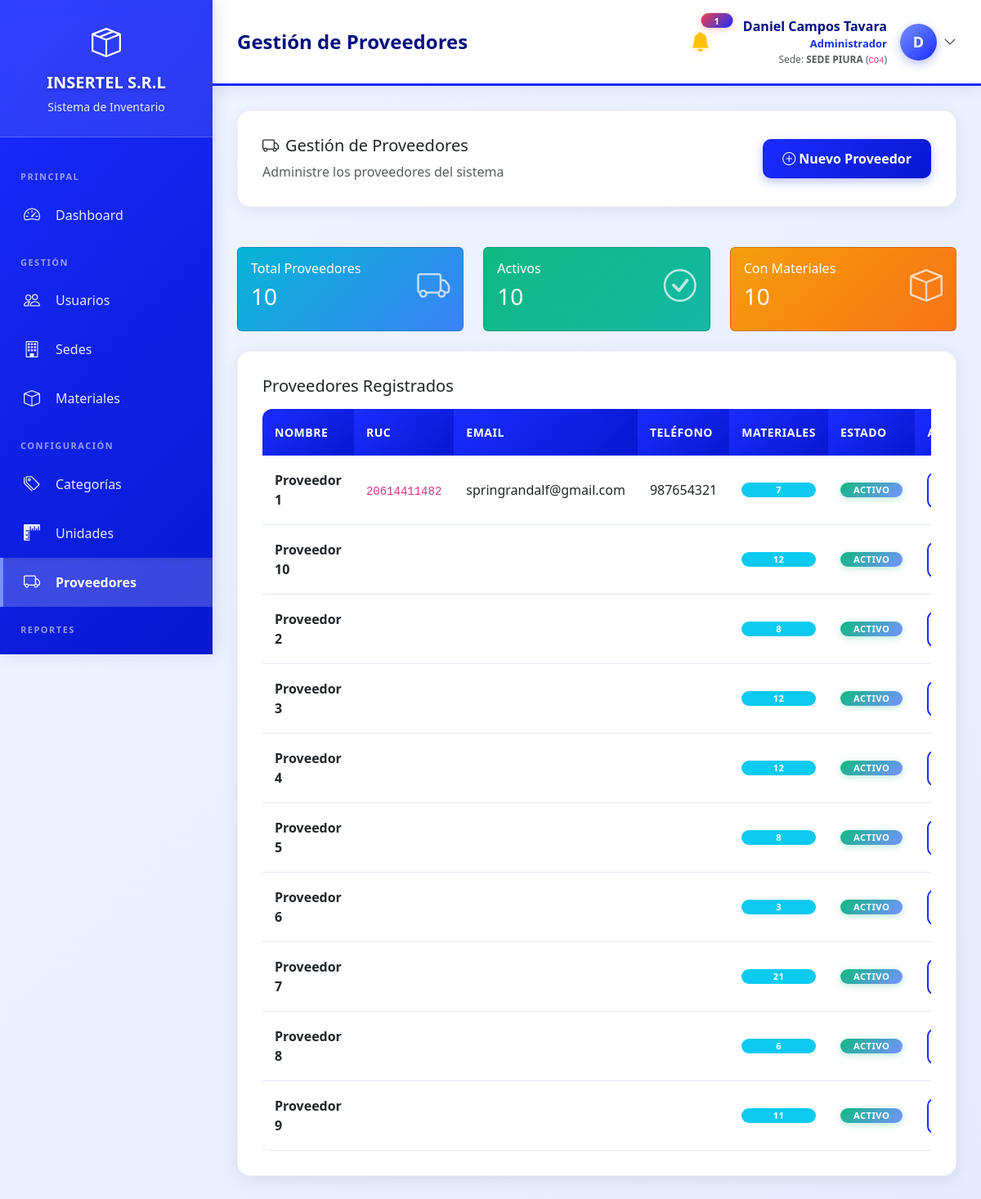
Screenshot of /views/admin/proveedores.php (signed in) with the database file from the repository.
### tables this page shows
CREATE TABLE `configuracion_sistema` (
  `id` int(11) NOT NULL,
  `clave` varchar(100) NOT NULL,
  `valor` text DEFAULT NULL,
  `descripcion` varchar(255) DEFAULT NULL,
  `tipo` enum('texto','numero','boolean','json') DEFAULT 'texto',
  `categoria` varchar(50) DEFAULT 'general',
  `updated_at` timestamp NOT NULL DEFAULT current_timestamp() ON UPDATE current_timestamp()
);

CREATE TABLE `proveedores` (
  `id` int(11) NOT NULL,
  `nombre` varchar(150) NOT NULL,
  `ruc` varchar(20) DEFAULT NULL,
  `direccion` varchar(255) DEFAULT NULL,
  `telefono` varchar(20) DEFAULT NULL,
  `email` varchar(100) DEFAULT NULL,
  `contacto` varchar(100) DEFAULT NULL,
  `estado` enum('activo','inactivo') DEFAULT 'activo',
  `created_at` timestamp NOT NULL DEFAULT current_timestamp()
);

### config/functions.php (called while the page is built, shortened)
<?php
function obtenerNombreEmpresa()
{
    static $nombre_empresa = null;
    if ($nombre_empresa === null) {
        try {
            $database = new Database();
            $db = $database->getConnection();
            $stmt = $db->prepare("SELECT valor FROM configuracion_sistema WHERE clave = 'empresa_nombre' LIMIT 1");
            $stmt->execute();
            $result = $stmt->fetch(PDO::FETCH_ASSOC);
            $nombre_empresa = $result['valor'] ?? 'INSERTEL S.R.L.';
        } catch (Exception $e) {
            $nombre_empresa = 'INSERTEL S.R.L.';
        }
    }
    return $nombre_empresa;
}
function tieneRol($rol_id)
{
    return isset($_SESSION['rol_id']) && (int)$_SESSION['rol_id'] === (int)$rol_id;
}
function obtenerSedeActual()
{
    return $_SESSION['sede_id'] ?? null;
}

### views/admin/proveedores.php (the view, shortened to what this page needs)
<?php
require_once '../../config/functions.php';
$database = new Database();
$db = $database->getConnection();
$registros_por_pagina = 20;
$pagina_actual = isset($_GET['pagina']) ? (int)$_GET['pagina'] : 1;
$offset = ($pagina_actual - 1) * $registros_por_pagina;
$sede_id = obtenerSedeActual();
$query_total = "SELECT COUNT(DISTINCT p.id) as total
                FROM proveedores p
                INNER JOIN materiales m ON p.id = m.proveedor_id
                WHERE m.sede_id = :sede_id";
$stmt_total = $db->prepare($query_total);
$stmt_total->bindParam(':sede_id', $sede_id);
$stmt_total->execute();
$result_total = $stmt_total->fetch(PDO::FETCH_ASSOC);
$total_proveedores = $result_total['total'];
$query = "SELECT p.*, COUNT(m.id) as total_materiales
          FROM proveedores p
          INNER JOIN materiales m ON p.id = m.proveedor_id
          WHERE m.sede_id = :sede_id
          GROUP BY p.id
          ORDER BY p.nombre
          LIMIT :offset, :limit";
$stmt = $db->prepare($query);
$stmt->bindParam(':sede_id', $sede_id);
$stmt->bindParam(':offset', $offset, PDO::PARAM_INT);
$stmt->bindParam(':limit', $registros_por_pagina, PDO::PARAM_INT);
$stmt->execute();
$proveedores = $stmt->fetchAll(PDO::FETCH_ASSOC);
$page_title = "Gestión de Proveedores";
include '../layouts/header.php';
?>
<div class="row mb-4">
    <div class="col-12">
        <div class="content-card">
            <div class="d-flex justify-content-between align-items-center">
                <div>
                    <h5><i class="bi bi-truck me-2"></i>Gestión de Proveedores</h5>
                    <p class="text-muted mb-0">Administre los proveedores del sistema</p>
                </div>
                <button type="button" class="btn btn-primary" data-bs-toggle="modal" data-bs-target="#modalNuevaProveedor">
                    <i class="bi bi-plus-circle me-1"></i>Nuevo Proveedor
                </button>
            </div>
        </div>
    </div>
</div>
<div class="row mb-4">
    <div class="col-md-4">
        <div class="card bg-gradient-info text-white">
            <div class="card-body">
                <div class="d-flex justify-content-between">
                    <div>
                        <h6 class="card-title">Total Proveedores</h6>
                        <h3><?php echo $total_proveedores; ?></h3>
                    </div>
                    <i class="bi bi-truck" style="font-size: 2.5rem; opacity: 0.7;"></i>
                </div>
            </div>
        </div>
    </div>
    <div class="col-md-4">
        <div class="card bg-gradient-success text-white">
            <div class="card-body">
                <div class="d-flex justify-content-between">
                    <div>
                        <h6 class="card-title">Activos</h6>
                        <h3><?php echo count(array_filter($proveedores, function ($p) {
                                return ($p['estado'] ?? 'activo') === 'activo';
                            })); ?></h3>
                    </div>
                    <i class="bi bi-check-circle" style="font-size: 2.5rem; opacity: 0.7;"></i>
                </div>
            </div>
        </div>
    </div>
    <div class="col-md-4">
        <div class="card bg-gradient-warning text-white">
            <div class="card-body">
                <div class="d-flex justify-content-between">
                    <div>
                        <h6 class="card-title">Con Materiales</h6>
                        <h3><?php echo count(array_filter($proveedores, function ($p) {
                                return $p['total_materiales'] > 0;
                            })); ?></h3>
                    </div>
                    <i class="bi bi-box" style="font-size: 2.5rem; opacity: 0.7;"></i>
                </div>
            </div>
        </div>
    </div>
</div>
<div class="row">
    <div class="col-12">
        <div class="content-card">
            <h5 class="mb-3">Proveedores Registrados</h5>
            <div class="table-responsive">
                <table class="table table-hover">
                    <thead>
                        <tr>
                            <th>Nombre</th>
                            <th>RUC</th>
                            <th>Email</th>
                            <th>Teléfono</th>
                            <th>Materiales</th>
                            <th>Estado</th>
                            <th>Acciones</th>
                        </tr>
                    </thead>
                    <tbody>
                        <?php if (empty($proveedores)): ?>
                            <tr>
                                <td colspan="7" class="text-center text-muted py-4">No hay proveedores registrados</td>
                            </tr>
                        <?php else: ?>
                            <?php foreach ($proveedores as $proveedor): ?>
                                <tr>
                                    <td><strong><?php echo $proveedor['nombre']; ?></strong></td>
                                    <td><code><?php echo $proveedor['ruc']; ?></code></td>
                                    <td><?php echo $proveedor['email'] ?? '-'; ?></td>
                                    <td><?php echo $proveedor['telefono'] ?? '-'; ?></td>
                                    <td>
                                        <span class="badge bg-info"><?php echo $proveedor['total_materiales']; ?></span>
                                    </td>
                                    <td>
                                        <?php
                                        $estado = $proveedor['estado'] ?? 'activo';
                                        $badge_class = $estado === 'activo' ? 'bg-success' : 'bg-danger';
                                        ?>
                                        <span class="badge <?php echo $badge_class; ?>">
                                            <?php echo ucfirst($estado); ?>
                                        </span>
                                    </td>
                                    <td>
                                        <button type="button" class="btn btn-sm btn-outline-primary"
                                            data-bs-toggle="modal" data-bs-target="#modalEditarProveedor"
                                            onclick="cargarProveedor(<?php echo htmlspecialchars(json_encode($proveedor)); ?>)">
                                        </button>
                                    </td>
                                </tr>
                            <?php endforeach; ?>
                        <?php endif; ?>
                    </tbody>
                </table>
            </div>
        </div>
    </div>
</div>
<?php include '../layouts/footer.php'; ?>

### views/layouts/header.php (shortened to what this page needs)
<?php
$nombre_empresa = obtenerNombreEmpresa();
?>
<!DOCTYPE html>
<html lang="es">
<head>
    <link href="https://cdn.jsdelivr.net/npm/bootstrap@5.3.0/dist/css/bootstrap.min.css" rel="stylesheet">
    <link rel="stylesheet" href="https://cdn.jsdelivr.net/npm/bootstrap-icons@1.11.0/font/bootstrap-icons.css">
</head>
<body>
    <div class="sidebar">
        <div class="sidebar-header">
            <i class="bi bi-box-seam" style="font-size: 36px;"></i>
            <h4><?php echo $nombre_empresa; ?></h4>
            <small>Sistema de Inventario</small>
        </div>
        <div class="sidebar-menu">
            <?php
            if (tieneRol(ROL_SUPERADMIN)) {
                include 'menu_superadmin.php';
            } elseif (tieneRol(ROL_ADMINISTRADOR)) {
                include 'menu_admin.php';
            } elseif (tieneRol(ROL_JEFE_ALMACEN)) {
                include 'menu_jefe.php';
            } elseif (tieneRol(ROL_ASISTENTE_ALMACEN)) {
                include 'menu_asistente.php';
            } elseif (tieneRol(ROL_TECNICO)) {
                include 'menu_tecnico.php';
            }
            ?>
        </div>
    </div>
    <div class="main-content">
        <div class="topbar">
            <h5><?php echo $page_title ?? 'Dashboard'; ?></h5>
            <div class="user-info">
                <?php include __DIR__ . '/../../components/alertas_stock.php'; ?>
                <div class="dropdown">
                    <div class="d-flex align-items-center cursor-pointer" data-bs-toggle="dropdown" aria-expanded="false">
                        <div class="user-details me-3">
                            <div class="user-name"><?php echo $_SESSION['nombre_completo']; ?></div>
                            <div class="user-role"><?php echo $_SESSION['rol_nombre']; ?></div>
                            <?php if (!tieneRol(ROL_SUPERADMIN) && isset($_SESSION['sede_nombre'])): ?>
                                <div class="text-muted" style="font-size: 12px;">
                                    Sede: <strong><?php echo $_SESSION['sede_nombre']; ?></strong>
                                    <?php if (!empty($_SESSION['sede_codigo'])): ?>
                                        (<code><?php echo $_SESSION['sede_codigo']; ?></code>)
                                    <?php endif; ?>
                                </div>
                            <?php endif; ?>
                        </div>
                        <div class="user-avatar">
                            <?php echo strtoupper(substr($_SESSION['nombre_completo'], 0, 1)); ?>
                        </div>
                        <i class="bi bi-chevron-down ms-2"></i>
                    </div>
                </div>
            </div>
        </div>
        <div class="content-area">

### views/layouts/header.php (style rules this page uses)
:root { --koamaru-50: #f1f5ff; --koamaru-100: #e5ebff; --koamaru-200: #cfddff; --koamaru-300: #a8bcff; --koamaru-400: #7791ff; --koamaru-500: #415cff; --koamaru-600: #1a2cff; --koamaru-700: #091df8; --koamaru-800: #0718d0; --koamaru-900: #0816aa; --koamaru-950: #01107e; --color-primary: var(--koamaru-600); --color-primary-light: var(--koamaru-400); --color-primary-dark: var(--koamaru-800); --color-secondary: var(--koamaru-300); --color-success: #10b981; --color-warning: #f59e0b; --color-danger: #ef4444; --color-info: var(--koamaru-500); --color-dark: var(--koamaru-950); --color-light: var(--koamaru-50); --color-purple: var(--koamaru-700); --color-accent: var(--koamaru-400); --color-muted: var(--koamaru-200); --sidebar-width: 260px; --gradient-primary: linear-gradient(135deg, var(--koamaru-600) 0%, var(--koamaru-800) 100%); --gradient-secondary: linear-gradient(135deg, var(--koamaru-300) 0%, var(--koamaru-500) 100%); --gradient-success: linear-gradient(135deg, #10b981 0%, var(--koamaru-400) 100%); --gradient-warning: linear-gradient(135deg, #f59e0b 0%, var(--koamaru-400) 100%); --gradient-danger: linear-gradient(135deg, #ef4444 0%, var(--koamaru-600) 100%); --gradient-accent: linear-gradient(135deg, var(--koamaru-400) 0%, var(--koamaru-600) 100%); --gradient-light: linear-gradient(135deg, var(--koamaru-50) 0%, var(--koamaru-100) 100%); }
* { margin: 0; padding: 0; box-sizing: border-box; }
body { font-family: 'Segoe UI', Tahoma, Geneva, Verdana, sans-serif; background: var(--gradient-light); min-height: 100vh; }
.sidebar { position: fixed; top: 0; left: 0; height: 100vh; width: var(--sidebar-width); background: var(--gradient-primary); color: white; overflow-y: auto; overflow-x: hidden; transition: all 0.3s; z-index: 1000; box-shadow: 4px 0 20px rgba(0, 0, 0, 0.1); scrollbar-width: thin; scrollbar-color: rgba(255, 255, 255, 0.3) transparent; scroll-behavior: smooth; }
.sidebar-header { padding: 25px 20px; text-align: center; border-bottom: 1px solid rgba(255, 255, 255, 0.2); background: rgba(255, 255, 255, 0.1); backdrop-filter: blur(10px); }
.sidebar-header h4 { font-size: 20px; font-weight: 700; margin: 10px 0 5px 0; text-shadow: 0 2px 4px rgba(0, 0, 0, 0.3); }
.sidebar-header small { opacity: 0.9; font-weight: 500; }
.sidebar-menu { padding: 20px 0; }
.main-content { margin-left: var(--sidebar-width); min-height: 100vh; }
.topbar { background: white; padding: 20px 30px; box-shadow: 0 4px 20px rgba(0, 0, 0, 0.08); display: flex; justify-content: space-between; align-items: center; border-bottom: 3px solid var(--color-primary); }
.topbar h5 { margin: 0; color: var(--color-dark); font-weight: 700; font-size: 24px; }
.user-info { display: flex; align-items: center; gap: 15px; }
.user-avatar { width: 45px; height: 45px; border-radius: 50%; background: var(--gradient-accent); color: white; display: flex; align-items: center; justify-content: center; font-weight: 700; font-size: 18px; box-shadow: 0 4px 12px rgba(26, 44, 255, 0.3); }
.user-details { text-align: right; }
.user-name { font-weight: 700; color: var(--color-dark); font-size: 16px; }
.user-role { font-size: 13px; color: var(--color-primary); font-weight: 600; }
.content-area { padding: 30px; }
.content-card { background: white; border-radius: 16px; padding: 30px; box-shadow: 0 4px 20px rgba(0, 0, 0, 0.08); margin-bottom: 25px; border: 1px solid rgba(0, 0, 0, 0.05); }
.btn-primary { background: var(--gradient-primary); border: none; padding: 12px 24px; border-radius: 10px; font-weight: 600; transition: all 0.3s ease; box-shadow: 0 4px 12px rgba(26, 44, 255, 0.3); }
.btn-outline-primary { border: 2px solid var(--color-primary); color: var(--color-primary); background: transparent; padding: 10px 22px; border-radius: 10px; font-weight: 600; transition: all 0.3s ease; }
.table { margin: 0; border-radius: 12px; overflow: hidden; box-shadow: 0 2px 8px rgba(0, 0, 0, 0.05); }
.table thead th { background: var(--gradient-primary); color: white; font-weight: 700; border: none; padding: 18px 15px; font-size: 14px; text-transform: uppercase; letter-spacing: 0.5px; }
.table tbody td { padding: 18px 15px; vertical-align: middle; border-bottom: 1px solid #e2e8f0; }
.badge { padding: 8px 16px; font-weight: 600; font-size: 12px; border-radius: 20px; text-transform: uppercase; letter-spacing: 0.5px; }
.badge.bg-success { background: var(--gradient-success) !important; box-shadow: 0 2px 8px rgba(16, 185, 129, 0.3); }
.cursor-pointer { cursor: pointer; }

### rows the page displays
configuracion_sistema: valor "INSERTEL S.R.L"
proveedores: nombre "Proveedor 1", ruc "20614411482", email "springrandalf@gmail.com", telefono "987654321", total_materiales "7", estado "ACTIVO"
proveedores: nombre "Proveedor 10", total_materiales "12", estado "ACTIVO"
proveedores: nombre "Proveedor 2", total_materiales "8", estado "ACTIVO"
proveedores: nombre "Proveedor 3", total_materiales "12", estado "ACTIVO"
proveedores: nombre "Proveedor 4", total_materiales "12", estado "ACTIVO"
proveedores: nombre "Proveedor 5", total_materiales "8", estado "ACTIVO"
proveedores: nombre "Proveedor 6", total_materiales "3", estado "ACTIVO"
proveedores: nombre "Proveedor 7", total_materiales "21", estado "ACTIVO"
proveedores: nombre "Proveedor 8", total_materiales "6", estado "ACTIVO"
proveedores: nombre "Proveedor 9", total_materiales "11", estado "ACTIVO"

### other values shown
$page_title "Gestión de Proveedores"
$total_alertas "1"
$_SESSION['nombre_completo'] "Daniel Campos Tavara"
$_SESSION['rol_nombre'] "Administrador"
$_SESSION['sede_nombre'] "SEDE PIURA"
$_SESSION['sede_codigo'] "CO4"
substr($_SESSION['nombre_completo'], 0, 1) "D"
$total_proveedores "10"
